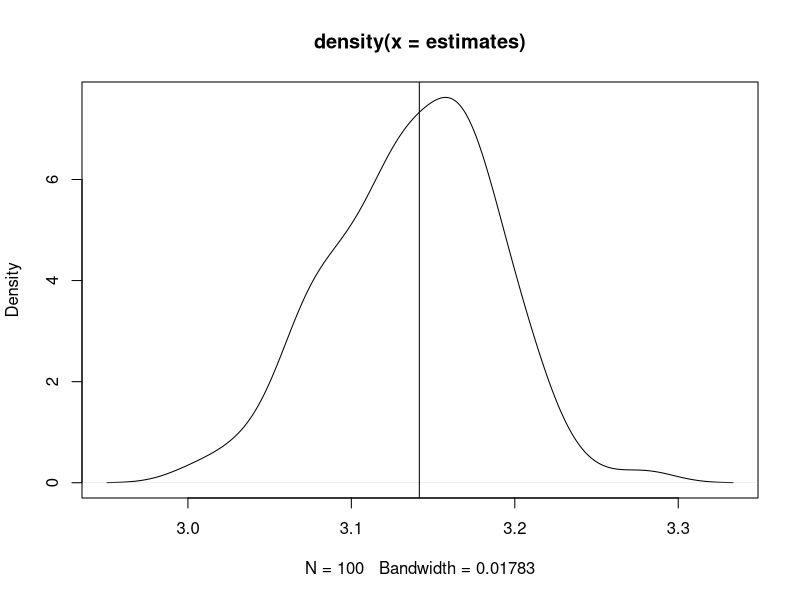

This chart was generated by the following R code:
rm(list = ls())
n <- 1000
reps <- 100
r <- 1

# Variant 1 ------------------------------------------------
hits <- vector("logical", length = n) 
for(i in 1:n){
   hits[i] <- sqrt(sum(runif(2, -r, r)^2)) <= r
}
4 * mean(hits)

darts <- matrix(runif(2 * n, -r, r), ncol = 2)
hits <- apply(
  darts, 1, FUN = function(x, radius = r){
    sqrt(sum(x^2)) <= radius # hit circle?
  }
)
4 * mean(hits)

# Variant 2 ------------------------------------------------
throw_dart <- function(radius){
  coordinates <- runif(2, min = -radius, max = radius)
  sqrt(sum(coordinates^2)) <= radius # hit circle?
}
hits <- replicate(n, expr = throw_dart(radius = r))
4 * mean(hits)

# Variant 3 ------------------------------------------------
throw_darts <- function(radius, n_darts){
  coordinates <- matrix(
    runif(2 * n_darts, min = -radius, max = radius), ncol = 2
  )
  hits <- apply(
    coordinates, 1, function(x){sqrt(sum(x^2)) <= radius}
  )
  4 * mean(hits)
}
estimates <- replicate(reps, throw_darts(radius = r, n_darts = n))
summary(estimates)
plot(density(estimates))
abline(v = pi)